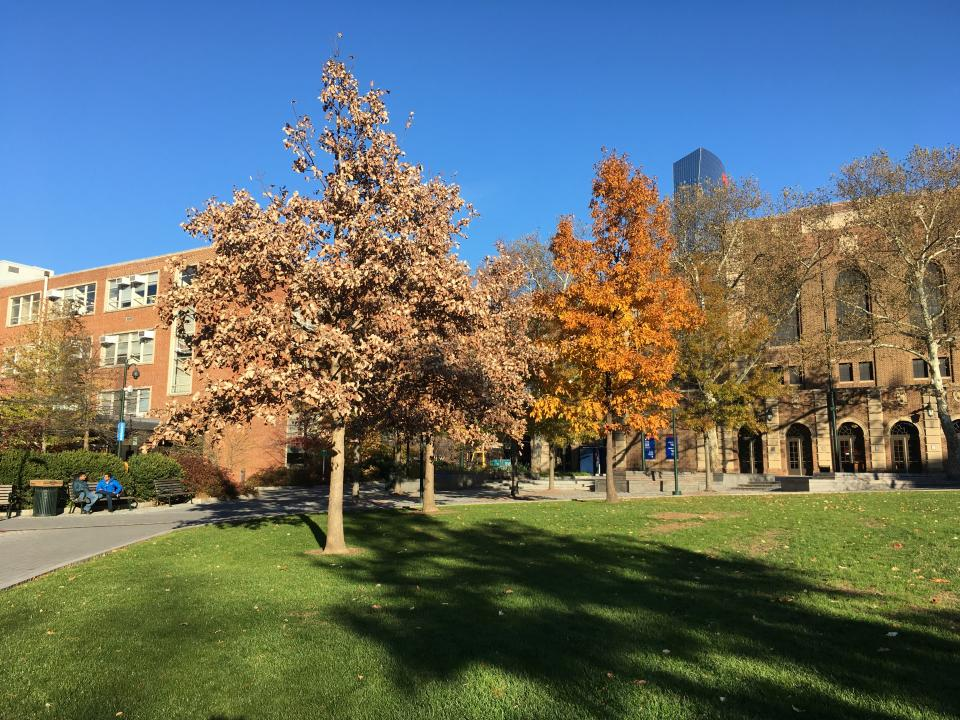
#> input picture cylindrical_panorama/images/shoemaker-left.jpg, 960 x 720 px
$ python demo.py
#> lines starting #> are read from the running program, lines starting #| are printed output that depends on the picture
from matplotlib import pyplot as plt
import cv2
import numpy as np
import utilities
from mymosaic import *
import sys
from get_cylindrical import *

# more sets of images available in the images/ folder!
img1=cv2.imread('images/shoemaker-left.jpg')
#> img1 is the input picture: shape (720, 960, 3); mean B, G, R 105.7, 111.9, 103.3
img2=cv2.imread('images/shoemaker-middle.jpg')
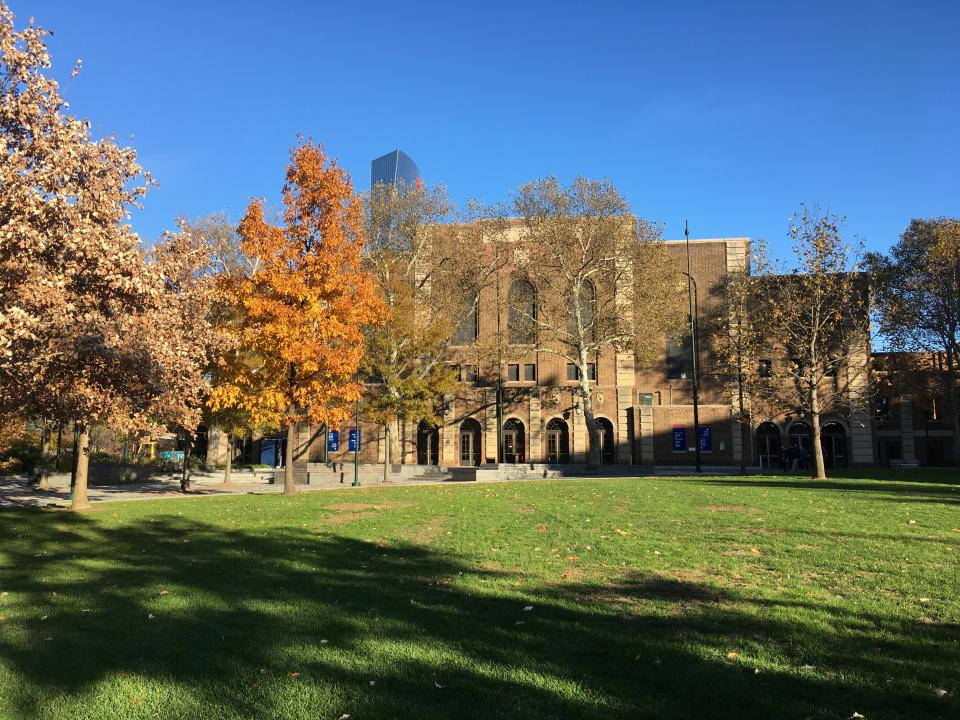
#> input picture cylindrical_panorama/images/shoemaker-middle.jpg, 960 x 720 px
#> img2 is the input picture: shape (720, 960, 3); mean B, G, R 104.2, 107.8, 96.3
img3=cv2.imread('images/shoemaker-right.jpg')
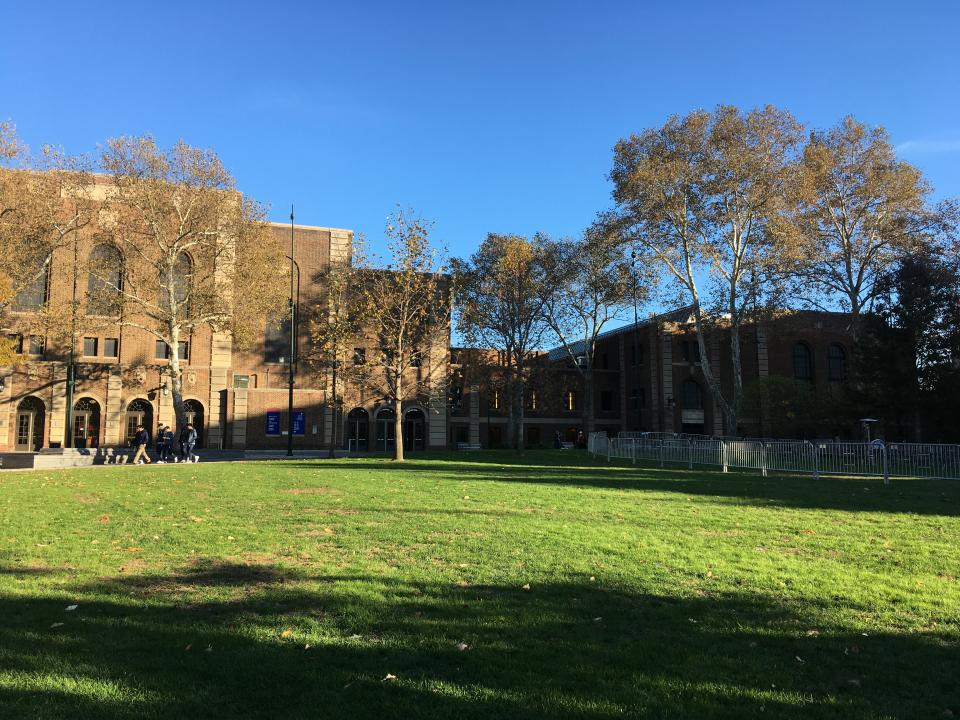
#> input picture cylindrical_panorama/images/shoemaker-right.jpg, 960 x 720 px
#> img3 is the input picture: shape (720, 960, 3); mean B, G, R 106, 108.8, 89.8
R = 3442.0/3 #May be changed to any desired cylindrical circumference value (size of the unwrapped image)
f = 500.0 #Focal length (in the units of number of pixel length)
#> (the run stopped early here; a loop or call above may not have finished)
